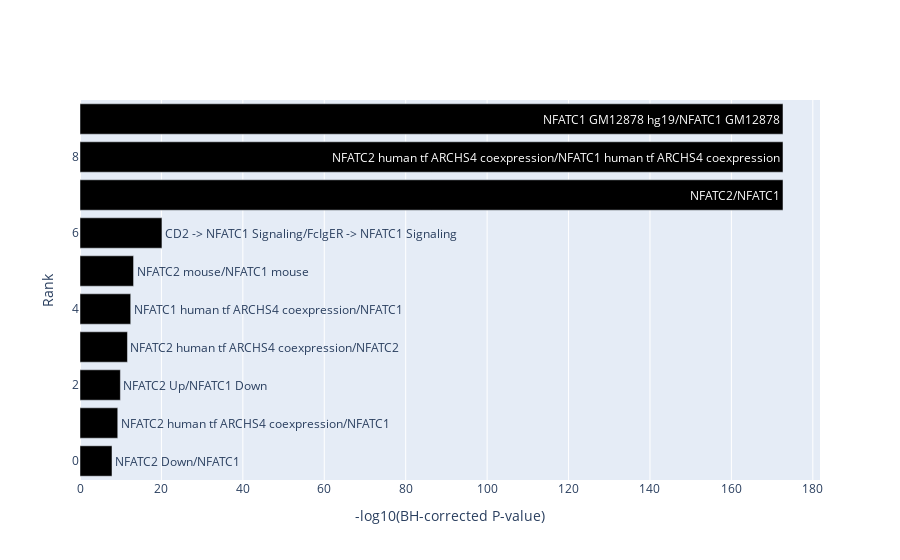

Here is the notebook cell this chart was saved with:
### Code cell
if desc_stat:
    plot_BH_sig_pairs(pair_df)

### Figure 1 — Plotly figure (JSON) as saved in the notebook; plotly's stock layout.template omitted (floating-point values rounded to 4 significant figures)
{"data": [{"marker": {"color": ["black", "black", "black", "black", "black", "black", "black", "black", "black", "black"]}, "orientation": "h", "showlegend": false, "text": ["NFATC2 Down/NFATC1", "NFATC2 human tf ARCHS4 coexpression/NFATC1", "NFATC2 Up/NFATC1 Down", "NFATC2 human tf ARCHS4 coexpression/NFATC2", "NFATC1 human tf ARCHS4 coexpression/NFATC1", "NFATC2 mouse/NFATC1 mouse", "CD2 -> NFATC1 Signaling/FcIgER -> NFATC1 Signaling", "NFATC2/NFATC1", "NFATC2 human tf ARCHS4 coexpression/NFATC1 human tf ARCHS4 coexpression", "NFATC1 GM12878 hg19/NFATC1 GM12878"], "textposition": "auto", "type": "bar", "x": [7.86, 9.273, 9.917, 11.66, 12.46, 13.16, 20.13, 172.7, 172.7, 172.7]}], "layout": {"xaxis": {"title": {"text": "-log10(BH-corrected P-value)"}}, "yaxis": {"title": {"text": "Rank"}}}}
